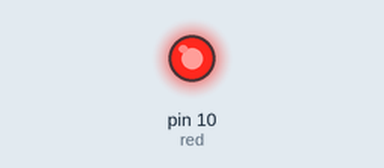
A sketch run on a simulated Arduino Uno, built with avr-gcc and run on an emulated ATmega328P. Shown: output pins drawn as LEDs (lit = HIGH).

Above: at 4.5 s.
At 20.5 s:
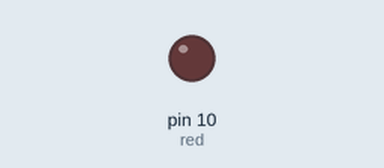
Timing chart, 0 to 41.6 s (numbered marks = the images above):
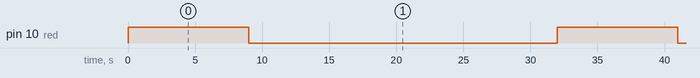

The sketch:

sizzling_lahdi1.ino
```cpp
int red = 10;
int yellow = 3;
int green = 7;

void setup()
{
  pinMode (red, OUTPUT);
}
void loop()
{
  digitalWrite(red, HIGH);
  digitalWrite(yellow, LOW);
  digitalWrite(green, LOW);
  delay(9000);


  digitalWrite(red, LOW);
  digitalWrite(yellow, HIGH);
  digitalWrite(green, LOW);
  delay(5000);


  digitalWrite(red, LOW);
  digitalWrite(yellow, LOW);
  digitalWrite(green, HIGH);
  delay(9000);

  digitalWrite(red, LOW);
  digitalWrite(yellow, HIGH);
  digitalWrite(green, LOW);
  delay(9000);

}
```

Measured:
- by itself, pin 10 (red): alternates HIGH for 9.0 s and LOW for 23.0 s
